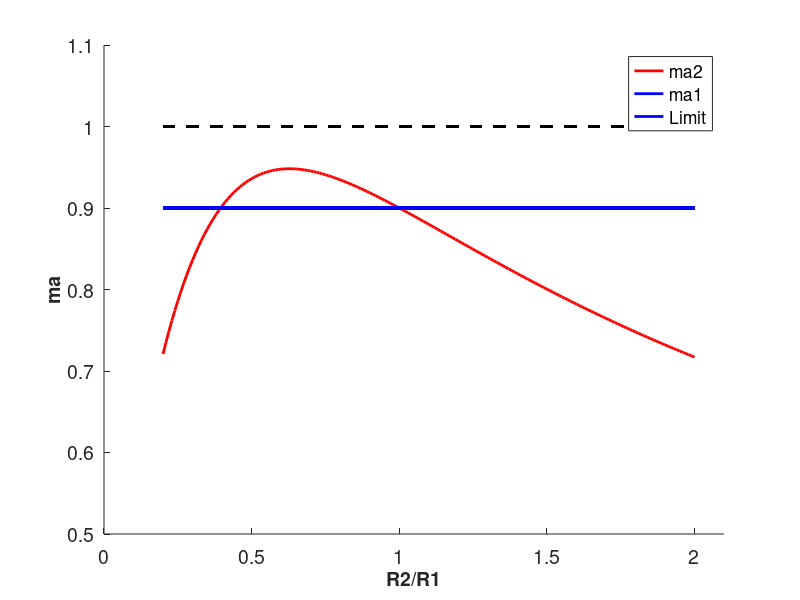
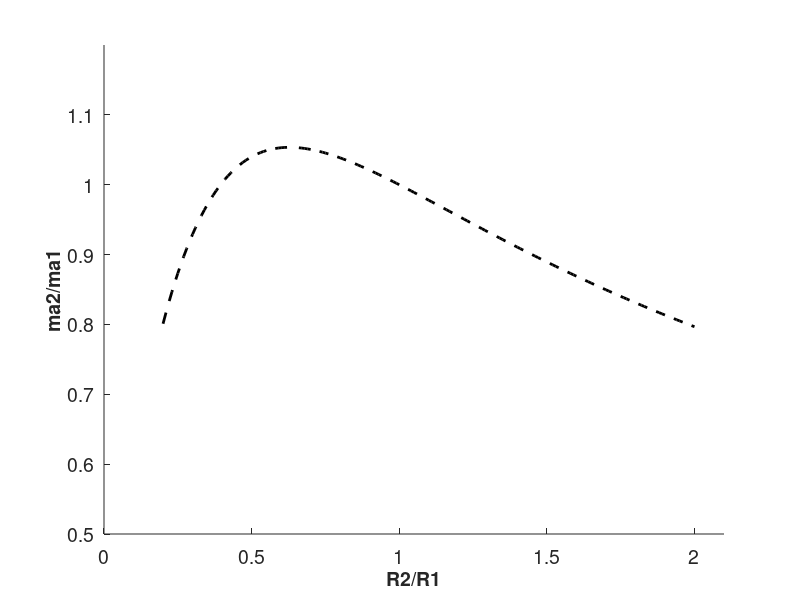
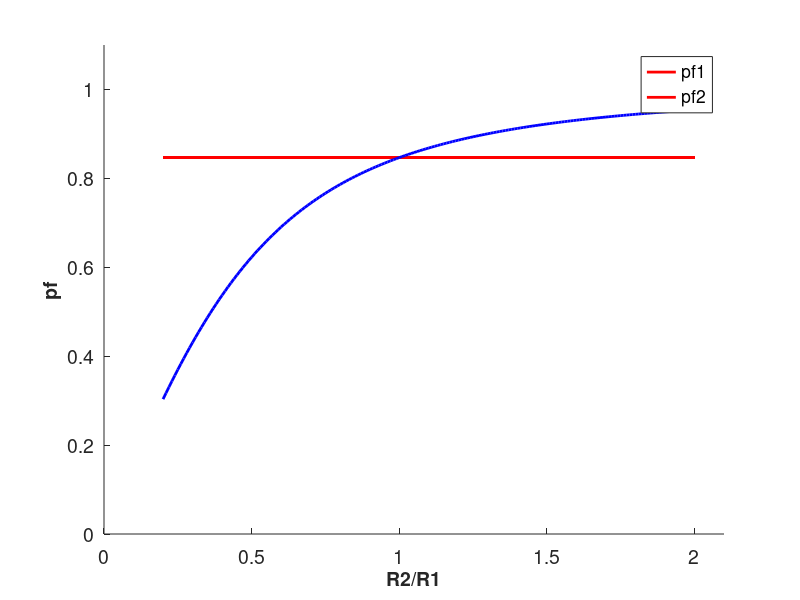
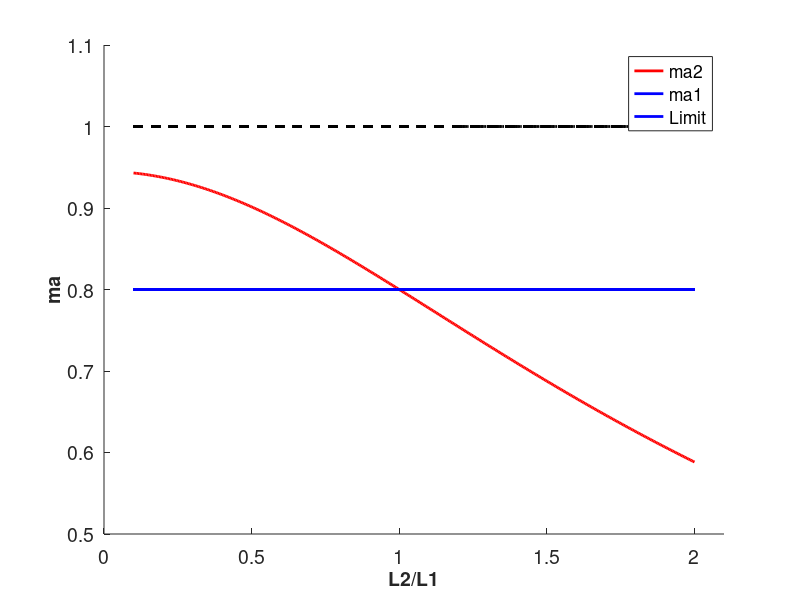

These figures' MATLAB source, in order: (Note: this script raises an error after producing the figures.)
% Different Rload
R1 = 10; % Ohm
L1 = 20e-3; % H
R2 = 2:0.1:20; % Ohm
%R2 = 12; % Ohm
L2 = 20e-3; % H
Vdc = 540; % V
fout = 50; % Hz
X1 = 2*pi*fout*L1; % Ohm
X2 = 2*pi*fout*L2; % Ohm
Z1 = sqrt(R1^2+X1^2); % Ohm
Z2 = sqrt(R2.^2+X2^2); % Ohm
pf1 = R1/Z1;
pf2 = R2./Z2;

% If ma's are corrected
ratioma = sqrt(R1./R2).*(pf2/pf1);
ma1 = 0.9;
ma2 = ma1*ratioma;
Vdc1 = Vdc/2;
Vdc2 = Vdc1;
V1 = 0.612*ma1*Vdc1/sqrt(3);
I1 = V1/Z1;
S1 = 3*V1*I1;
P1 = S1*pf1;
V2 = 0.612*ma2*Vdc2/sqrt(3);
I2 = V2./Z2;
S2 = 3*V2.*I2;
P2 = S2.*pf2;

figure;
hold all;
plot(R2/R1,ma2,'r-','Linewidth',2);
plot(R2/R1,ma1*ones(numel(ma2)),'b-','Linewidth',2);
plot(R2/R1,ones(numel(ma2)),'k--','Linewidth',2);
set(gca,'FontSize',14);
xlabel('R2/R1','FontSize',14,'FontWeight','Bold')
ylabel('ma','FontSize',14,'FontWeight','Bold')
xlim([0 2.1]);
ylim([0.5 1.1]);
legend({'ma2','ma1','Limit'},'Location','best');

%%
figure;
hold all;
plot(R2/R1,ma2/ma1,'k--','Linewidth',2);
set(gca,'FontSize',14);
xlabel('R2/R1','FontSize',14,'FontWeight','Bold')
ylabel('ma2/ma1','FontSize',14,'FontWeight','Bold')
xlim([0 2.1]);
ylim([0.5 1.2]);

%%
figure;
hold all;
plot(R2/R1,pf1*ones(numel(ma2)),'r-','Linewidth',2);
plot(R2/R1,pf2,'b-','Linewidth',2);
set(gca,'FontSize',14);
xlabel('R2/R1','FontSize',14,'FontWeight','Bold')
ylabel('pf','FontSize',14,'FontWeight','Bold')
xlim([0 2.1]);
ylim([0 1.1]);
legend({'pf1','pf2'},'Location','best');

%%
% Different Lload
R1 = 10; % Ohm
L1 = 20e-3; % H
R2 = 10; % Ohm
L2 = (2:0.1:40)*1e-3; % H
%L2 = 20e-3; % H
Vdc = 540; % V
fout = 50; % Hz
X1 = 2*pi*fout*L1; % Ohm
X2 = 2*pi*fout*L2; % Ohm
Z1 = sqrt(R1^2+X1^2); % Ohm
Z2 = sqrt(R2.^2+X2.^2); % Ohm
pf1 = R1/Z1;
pf2 = R2./Z2;

% If ma's are corrected
ratioma = sqrt(R1./R2).*(pf2/pf1);
ma1 = 0.8;
ma2 = ma1*ratioma;
Vdc1 = Vdc/2;
Vdc2 = Vdc1;
V1 = 0.612*ma1*Vdc1/sqrt(3);
I1 = V1/Z1;
S1 = 3*V1*I1;
P1 = S1*pf1;
V2 = 0.612*ma2*Vdc2/sqrt(3);
I2 = V2./Z2;
S2 = 3*V2.*I2;
P2 = S2.*pf2;

%%
figure;
hold all;
plot(L2/L1,ma2,'r-','Linewidth',2);
plot(L2/L1,ma1*ones(numel(ma2)),'b-','Linewidth',2);
plot(L2/L1,ones(numel(ma2)),'k--','Linewidth',2);
set(gca,'FontSize',14);
xlabel('L2/L1','FontSize',14,'FontWeight','Bold')
ylabel('ma','FontSize',14,'FontWeight','Bold')
xlim([0 2.1]);
ylim([0.5 1.1]);
legend({'ma2','ma1','Limit'},'Location','best');

%%
figure;
hold all;
plot(L2/L1,ma2/ma1,'k--','Linewidth',2);
set(gca,'FontSize',14);
xlabel('L2/L1','FontSize',14,'FontWeight','Bold')
ylabel('ma2/ma1','FontSize',14,'FontWeight','Bold')
xlim([0 2.1]);
ylim([0.5 1.2]);

%%
figure;
hold all;
plot(L2/L1,pf1*ones(numel(ma2)),'r-','Linewidth',2);
plot(L2/L1,pf2,'b-','Linewidth',2);
set(gca,'FontSize',14);
xlabel('L2/L1','FontSize',14,'FontWeight','Bold')
ylabel('pf','FontSize',14,'FontWeight','Bold')
xlim([0 2.1]);
ylim([0 1.1]);
legend({'pf1','pf2'},'Location','best');


%%
% Different Zload
R1 = 10; % Ohm
L1 = 20e-3; % H
R2 = 7:0.1:13; % Ohm
%R2 = 10; % Ohm
L2 = (14:0.2:26)*1e-3; % H
%L2 = 20e-3; % H
Vdc = 540; % V
fout = 50; % Hz
X1 = 2*pi*fout*L1; % Ohm
X2 = 2*pi*fout*L2; % Ohm
Z1 = sqrt(R1^2+X1^2); % Ohm
Z2 = sqrt(R2.^2+X2.^2); % Ohm
pf1 = R1/Z1;
pf2 = R2./Z2;

% If ma's are corrected
ratioma = sqrt(R1./R2).*(pf2/pf1);
ma1 = 0.8;
ma2 = ma1*ratioma;
Vdc1 = Vdc/2;
Vdc2 = Vdc1;
V1 = 0.612*ma1*Vdc1/sqrt(3);
I1 = V1/Z1;
S1 = 3*V1*I1;
P1 = S1*pf1;
V2 = 0.612*ma2*Vdc2/sqrt(3);
I2 = V2./Z2;
S2 = 3*V2.*I2;
P2 = S2.*pf2;

%%
figure;
hold all;
plot(L2/L1,ma2,'r-','Linewidth',2);
plot(L2/L1,ma1*ones(numel(ma2)),'b-','Linewidth',2);
plot(L2/L1,ones(numel(ma2)),'k--','Linewidth',2);
set(gca,'FontSize',14);
xlabel('L2/L1,R2/R1','FontSize',14,'FontWeight','Bold')
ylabel('ma','FontSize',14,'FontWeight','Bold')
xlim([0.65 1.45]);
ylim([0.5 1.1]);
legend({'ma2','ma1','Limit'},'Location','best');

%%
figure;
hold all;
plot(L2/L1,ma2/ma1,'k--','Linewidth',2);
set(gca,'FontSize',14);
xlabel('L2/L1,R2/R1','FontSize',14,'FontWeight','Bold')
ylabel('ma2/ma1','FontSize',14,'FontWeight','Bold')
xlim([0 2.1]);
ylim([0.5 2]);

%%
figure;
hold all;
plot(L2/L1,pf1*ones(numel(ma2)),'r-','Linewidth',2);
plot(L2/L1,pf2*ones(numel(ma2)),'b-','Linewidth',2);
set(gca,'FontSize',14);
xlabel('L2/L1,R2/R1','FontSize',14,'FontWeight','Bold')
ylabel('pf','FontSize',14,'FontWeight','Bold')
xlim([0 2.1]);
ylim([0 1.1]);
legend({'pf1','pf2'},'Location','best');

%% Unbalance in the voltage (RL load)
R1 = 10; % Ohm
L1 = 20e-3; % H
R2 = 2:0.1:20; % Ohm
%R2 = 12; % Ohm
L2 = 20e-3; % H
Vdc = 540; % V
fout = 50; % Hz
X1 = 2*pi*fout*L1; % Ohm
X2 = 2*pi*fout*L2; % Ohm
Z1 = sqrt(R1^2+X1^2); % Ohm
Z2 = sqrt(R2.^2+X2^2); % Ohm
pf1 = R1/Z1;
pf2 = R2./Z2;

ma1 = 0.9;
ma2 = 0.9;

ratio_R = R2/R1;
ratio_pf = (pf1/pf2)^2;
ratio_ma = (ma1/ma2)^2;
ratio = ratio_ma*ratio_pf*ratio_R;
Vdc1 = Vdc/(ratio+1)
Vdc2 = Vdc-Vdc1
V1 = 0.612*ma1*Vdc1/sqrt(3);
I1 = V1/Z1;
S1 = 3*V1*I1;
P1 = S1*pf1
V2 = 0.612*ma2*Vdc2/sqrt(3);
I2 = V2/Z2;
S2 = 3*V2*I2;
P2 = S2*pf2

